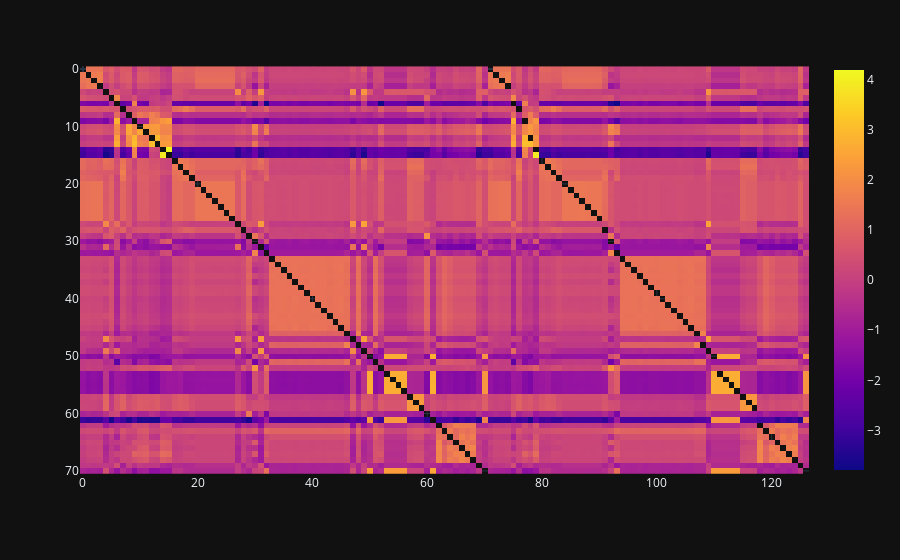

This figure's notebook cell:
### Markdown cell above
The standardized task distances can be interpreted as follows: 
- row: source task
- column: target task, index 0-70 are the "full" targets, 71-126 are the "shrunk" targets (some tasks are so small they may not be shrunk)

The "diagonals" are the "self-distance" (which is set NaN). The blocks occur for grouped tasks (e.g. CheXpert is the largest, index 33 - 46)

### Code cell
kld = LoadCachedDistances('KLD-PP:NN', zscore_axis=0)
px.imshow(kld.df.values)

### Figure 1 — Plotly figure (JSON) as saved in the notebook; plotly's stock layout.template omitted (floating-point values rounded to 4 significant figures; data arrays with more than 128 entries replaced by an {"elided": "..."} marker saying what was removed)
{"data": [{"coloraxis": "coloraxis", "name": "0", "z": {"elided": "71x127 float values"}, "type": "heatmap", "xaxis": "x", "yaxis": "y", "hovertemplate": "x: %{x}<br>y: %{y}<br>color: %{z}<extra></extra>"}], "layout": {"xaxis": {"anchor": "y", "domain": [0.0, 1.0], "scaleanchor": "y", "constrain": "domain"}, "yaxis": {"anchor": "x", "domain": [0.0, 1.0], "autorange": "reversed", "constrain": "domain"}, "coloraxis": {"colorscale": [[0.0, "#0d0887"], [0.1111, "#46039f"], [0.2222, "#7201a8"], [0.3333, "#9c179e"], [0.4444, "#bd3786"], [0.5556, "#d8576b"], [0.6667, "#ed7953"], [0.7778, "#fb9f3a"], [0.8889, "#fdca26"], [1.0, "#f0f921"]]}, "margin": {"t": 60}}}
